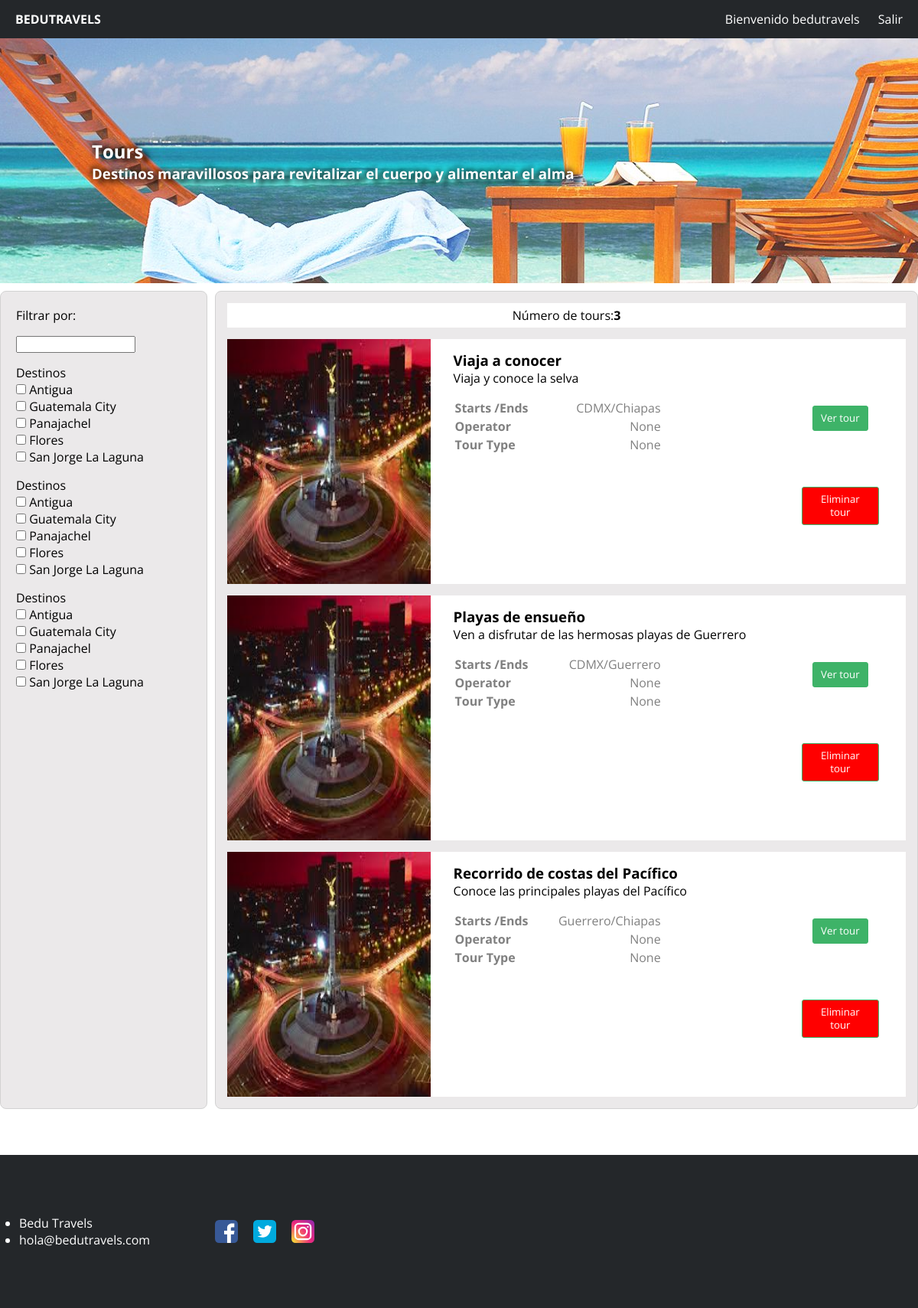
The app's page / (signed in) with its own data.
### tours/models.py (models this page shows, shortened)
class Tour(models.Model):
    nombre = models.CharField(max_length=145)
    slug = models.CharField(max_length=45, null=True, blank=True)
    operador = models.CharField(max_length=45, null=True, blank=True)
    tipoDeTour = models.CharField(max_length=45, null=True, blank=True)
    descripcion = models.CharField(max_length=256)
    img = models.CharField(max_length=256, null=True, blank=True)
    pais = models.CharField(max_length=45, null=True, blank=True)
    zonaSalida = models.ForeignKey(Zona, on_delete=models.SET_NULL, null=True,
        blank=True, related_name="tours_salida")
    zonaLlegada = models.ForeignKey(Zona, on_delete=models.SET_NULL, null=True,
        blank=True, related_name="tours_llegada")

class Zona(models.Model):
    nombre = models.CharField(max_length=45)
    descripcion = models.CharField(max_length=256, null=True, blank=True)
    latitud = models.DecimalField(max_digits=9, decimal_places=7, null=True, blank=True)
    longitud = models.DecimalField(max_digits=9, decimal_places=7, null=True, blank=True)

### tours/views.py (the view)
# urls.py: path("", views.index, name="index"),  # / -> views.index()
@login_required()
def index(request):
    lista_tours = Tour.objects.all()
    ntours = len(lista_tours)
    user = request.user
    es_editor = user.groups.filter(name="Editores").exists()
    return render(request, "tours/index.html",
        {"tours":lista_tours, "ntours":ntours, "es_editor": es_editor}
    )  # templates/tours/index.html

### tours/templates/tours/index.html (shortened to what this page needs)
<!DOCTYPE html>
<html lang="es">
  <head>
    <link rel="stylesheet" href="/static/tours/css/index.css">
    <link rel="stylesheet" href="/static/tours/css/destinos.css">
  </head>
  <body>
    <nav class="menu_main">
        <a class="marca" href="#">
          <strong>BEDUTRAVELS</strong>
        </a>
        <div>
          {% if user %}
            <a href="/perfiles">Bienvenido {{ user.username }}</a>
            <a href="/logout">Salir</a>
          {% else %}
            <a href="/login">LogIn</a>
            <a href="">SignIn</a>
          {% endif %}
        </div>
    </nav>
    <section id="country-cover">
        <h2>Tours</h2>
        <h3>Destinos maravillosos para revitalizar el cuerpo y alimentar el alma</h3>
    </section>
    <section id="content">
      <aside id="column-left">
        <p class="margin-bottom-sm">Filtrar por:</p>
        <input class="margin-bottom-sm" type="text" name="" value="">
        <div class="margin-bottom-sm">
          <p>Destinos</p>
            <ul>
              <li>
                <input type="checkbox" id="fruit4" name="" value="">
                <label for="fruit4">Antigua</label>
              </li>
              <li>
                <input type="checkbox" id="fruit4" name="" value="">
                <label for="fruit4">Guatemala City</label>
              </li>
              <li>
                <input type="checkbox" id="fruit4" name="" value="">
                <label for="fruit4">Panajachel</label>
              </li>
              <li>
                <input type="checkbox" id="fruit4" name="" value="">
                <label for="fruit4">Flores</label>
              </li>
              <li>
                <input type="checkbox" id="fruit4" name="" value="">
                <label for="fruit4">San Jorge La Laguna</label>
              </li>
            </ul>
         </div>
         <div class="margin-bottom-sm">
           <p>Destinos</p>
           <ul>
             <li>
               <input type="checkbox" id="fruit4" name="" value="">
               <label for="fruit4">Antigua</label>
             </li>
             <li>
               <input type="checkbox" id="fruit4" name="" value="">
               <label for="fruit4">Guatemala City</label>
             </li>
             <li>
               <input type="checkbox" id="fruit4" name="" value="">
               <label for="fruit4">Panajachel</label>
             </li>
             <li>
               <input type="checkbox" id="fruit4" name="" value="">
               <label for="fruit4">Flores</label>
             </li>
             <li>
               <input type="checkbox" id="fruit4" name="" value="">
               <label for="fruit4">San Jorge La Laguna</label>
             </li>
          </ul>
         </div>
         <div class="margin-bottom-sm">
           <p>Destinos</p>
           <ul>
             <li>
               <input type="checkbox" id="fruit4" name="" value="">
               <label for="fruit4">Antigua</label>
             </li>
             <li>
               <input type="checkbox" id="fruit4" name="" value="">
               <label for="fruit4">Guatemala City</label>
             </li>
             <li>
               <input type="checkbox" id="fruit4" name="" value="">
               <label for="fruit4">Panajachel</label>
             </li>
             <li>
               <input type="checkbox" id="fruit4" name="" value="">
               <label for="fruit4">Flores</label>
             </li>
             <li>
               <input type="checkbox" id="fruit4" name="" value="">
               <label for="fruit4">San Jorge La Laguna</label>
             </li>
           </ul>
         </div>
       </aside>
       <section id="central">
	  <div class="tour-n">
		  Número de tours: <strong>{{ ntours }}</strong>
	  </div>
	  {% for t in tours %}
      <div class="tour-container">
        <div class="card-image-container">
          <img src="/static/tours/img/cdmx.jpg" alt="alt here">
        </div>
        <div class="card-content">
          <div>
            <h3>{{ t.nombre }}</h3>
            <p class="margin-bottom-sm">
              {{ t.descripcion }}
            </p>
            <table class="table-info-tour">
              <tbody>
                <tr>
                  <th>Starts /Ends </th>
                  <td>{{ t.zonaSalida.nombre }}/{{ t.zonaLlegada.nombre }}</td>
                </tr>
                <tr>
                  <th>Operator</th>
                  <td>{{ t.operador }}</td>
                </tr>
                <tr>
                  <th>Tour Type</th>
                  <td>{{ t.tipoDeTour }}</td>
                </tr>
              </tbody>
            </table>
          </div>
          <div class="botones">
            <a href="/tour/{{ t.id }}">
              <button type="button" name="button" class="button-tour">
                Ver tour
              </button>
            </a>
            {% if es_editor %}
            <a href="/tour/eliminar/{{ t.id }}">
              <button type="button" name="button" class="rojo button-tour">
                Eliminar tour
              </button>
            </a>
            {% endif %}
          </div>
        </div>
      </div>
    {% endfor %}
        </section>
      </section>
      <footer class="margin-top-lg">
        <ul>
          <li>Bedu Travels</li>
          <li>hola@bedutravels.com</li>
        </ul>
        <div class="social-media-container">
          <img src="/static/tours/img/facebook.svg" alt="">
          <img src="/static/tours/img/twitter.svg" alt="">
          <img src="/static/tours/img/instagram.svg" alt="">
        </div>
      </footer>
  </body>
</html>

### tours/static/tours/css/index.css (style rules this page uses)
* { margin: 0%; padding: 0%; font-family: 'Open Sans', sans-serif; }
footer { align-self: flex-end; background: #24272a; color: white; margin-bottom: 0px; padding: 25px; box-sizing: border-box; }
nav { background-color: #24272a; height: 50px; width: 100%; display: flex; justify-content: space-between; align-items: center; }
nav > div > a { color: #fff; text-decoration: none; padding-right: 20px; }
nav .marca { color: #fff; text-decoration: none; padding-right: 20px; margin-left: 20px; }
footer { height: 200px; width: 100%; background-color: #24272a; display: flex; align-items: center; }
.social-media-container { display: flex; justify-content: center; width: 300px; }
.social-media-container > img { width: 30px; padding: 0 10px 0 10px; }
.margin-top-lg { margin-top: 50px; }
.margin-bottom-sm { margin-bottom: 15px; }

### tours/static/tours/css/destinos.css (style rules this page uses)
#country-cover { background-image: url(../img/img_cover_home.jpg); height: 40vh; display: flex; justify-content: center; align-items: flex-start; flex-direction: column; text-align: center; color: #fff; padding-left: 10%; text-shadow: 1px 1px 4px rgba(0,0,0,0.45); background-position: center; }
#country-cover > * { text-shadow: 8px 5px 7px #000, -2px -3px 7px #000; }
#content { width: 100%; margin: 0px auto; display: flex; wrap : wrap; }
#column-left { background-color: #EBE9EA; border: 1px solid #D2D2D2; border-radius: 8px 8px 8px 8px; float: left; margin-bottom: 10px; margin-right: 10px; margin-top: 10px; overflow: hidden; width: 20%; height: auto; list-style-type: none; padding: 20px; }
#column-left > div > ul { list-style: none; }
#central { background-color: #EBE9EA; border: 1px solid #D2D2D2; border-radius: 8px 8px 8px 8px; float: right; height: auto; margin-bottom: 10px; margin-top: 10px; width: 80%; }
.tour-container { display:flex; background-color: white; margin: 15px; justify-content: space-between; height: 40vh; }
.tour-n { display:flex; background-color: white; margin: 15px; justify-content: center; padding: 5px; }
.card-image-container { width: 30%; }
.card-image-container > img { width: 100%; height: 100%; }
.card-content { display: flex; padding: 10px 10px 0 10px; margin: 5px; width: 65%; justify-content: space-between; }
.card-content > div:first-child { width: 80%; }
.table-info-tour { width: 60%; color: grey; }
.table-info-tour > tbody > tr > th { text-align: left; }
.table-info-tour > tbody > tr > td { text-align: right; }
.card-content > div:nth-child(2) { display: flex; align-items: center; height: 100%; padding-right: 20px; }
.botones { display: flex; flex-direction: column; justify-content: space-evenly; }
.button-tour { padding: 7px 10px; border: 1px solid #3eb368; background: #3eb368; color: #fff; line-height: 17px; border-radius: 3px; text-align: center; }
.rojo { background: red; }

### records on screen
Tour: nombre "Viaja a conocer", descripcion "Viaja y conoce la selva", zonaSalida.nombre "CDMX", zonaLlegada.nombre "Chiapas", operador "None", tipoDeTour "None"
Tour: nombre "Playas de ensueño", descripcion "Ven a disfrutar de las hermosas playas de Guerrero", zonaSalida.nombre "CDMX", zonaLlegada.nombre "Guerrero", operador "None", tipoDeTour "None"
Tour: nombre "Recorrido de costas del Pacífico", descripcion "Conoce las principales playas del Pacífico", zonaSalida.nombre "Guerrero", zonaLlegada.nombre "Chiapas", operador "None", tipoDeTour "None"

### other values on screen
{{ user.username }} "bedutravels"
{{ ntours }} "3"
